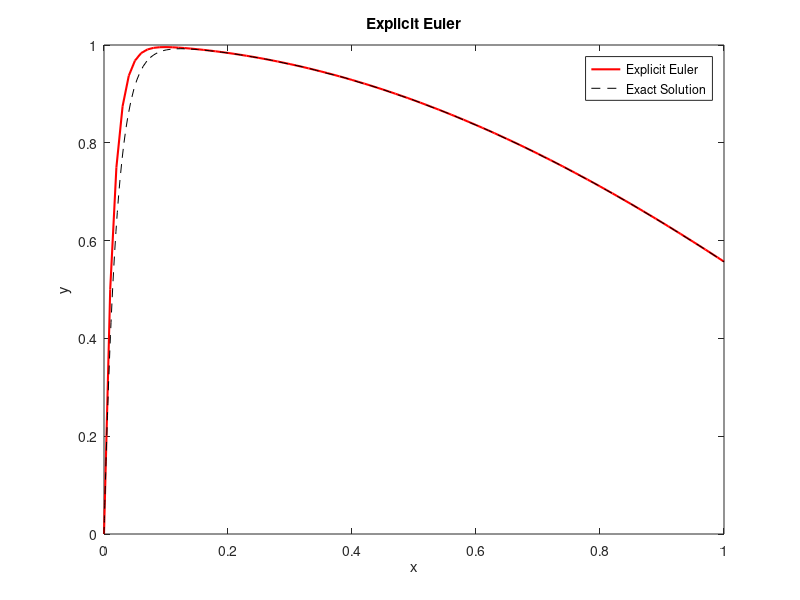

Write MATLAB code to recreate this figure.
clc; clear all; close all;
f = @(x,y) (-50*(y-cos(x)));
h = 0.01;
N = 1/h;
x = linspace(0,1,N+1);
y = zeros(1,N+1);
y(1) = 0;
for n = 1:N
    y(n+1) = y(n) + h*f(x(n),y(n));
end
figure
plot(x,y,'r','LineWidth',1.5)
hold on

xspan = [0 1];
y0 = 0;
h = 0.01;
N = 1/h;
[x,y] = ode45(@(x,y) f(x,y), xspan, y0);
plot(x,y,'--k')
legend('Explicit Euler', 'Exact Solution')
title('Explicit Euler')
xlabel('x')
ylabel('y')